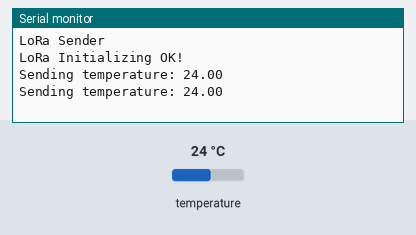
Bench run of a sketch on a simulated Arduino Uno, built with avr-gcc and run on an emulated ATmega328P. Parts: the last lines printed to the serial monitor. The inputs (shaded band) are chosen by the test bench; at power-on: temperature 24 °C. No radio packets arrive unless stated.

Above: at 7.4 s.
7.5 s: temperature set to 12 °C
At 12.9 s:
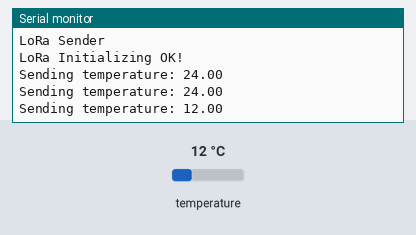
14.3 s: temperature set to 19 °C
At 19.4 s:
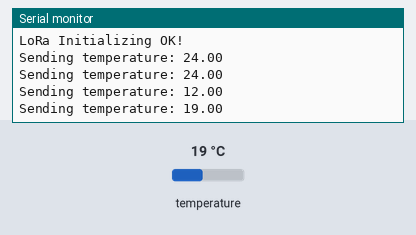
Timing chart, 0 to 20.9 s (numbered marks = the images above; inputs shaded):
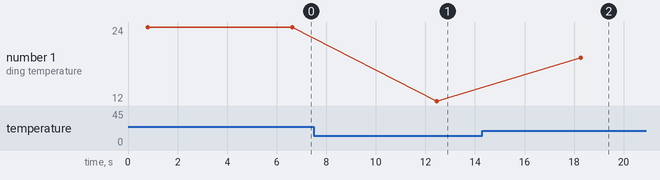

Measured:
- after the input at 7.5 s, the serial monitor: prints a new line after 5.0 s (image 1)
- after the input at 14.3 s, the serial monitor: prints a new line after 4.0 s (image 2)
- plotted number 1: 24 → 12 after the input at 7.5 s, 12 → 19 after the input at 14.3 s

The sketch:

LoraGetTemperatureForSender.ino
```cpp
#include <OneWire.h>
#include <DallasTemperature.h>
#include <SPI.h>
#include <LoRa.h>

//define the pins used by the transceiver module
#define ss 5
#define rst 14
#define dio0 2
// GPIO where the DS18B20 is connected to
const int oneWireBus = 4;
int counter = 0;
// Setup a oneWire instance to communicate with any OneWire devices
OneWire oneWire(oneWireBus);

// Pass our oneWire reference to Dallas Temperature sensor
DallasTemperature sensors(&oneWire);

void setup() {
  // Start the Serial Monitor
  Serial.begin(115200);
  // Start the DS18B20 sensor
  sensors.begin();
  while (!Serial);
  Serial.println("LoRa Sender");
  LoRa.setPins(ss, rst, dio0);
  while (!LoRa.begin(866E6)) {
    Serial.println(".");
    delay(500);
  }
  // Change sync word (0xF3) to match the receiver
  // The sync word assures you don't get LoRa messages from other LoRa transceivers
  // ranges from 0-0xFF
  LoRa.setSyncWord(0xF3);
  Serial.println("LoRa Initializing OK!");
}


void loop() {
  sensors.requestTemperatures();
  float temperatureC = sensors.getTempCByIndex(0);
  //float temperatureF = sensors.getTempFByIndex(0);
  Serial.print("Sending temperature: ");
  Serial.println(temperatureC);
  LoRa.beginPacket();
  LoRa.print("temperature(en C°) :");
  LoRa.print(temperatureC);
  LoRa.endPacket();
  counter++;

  //Serial.println("ºC");
  //Serial.print(temperatureF);
  //Serial.println("ºF");
  delay(5000);
}
```
